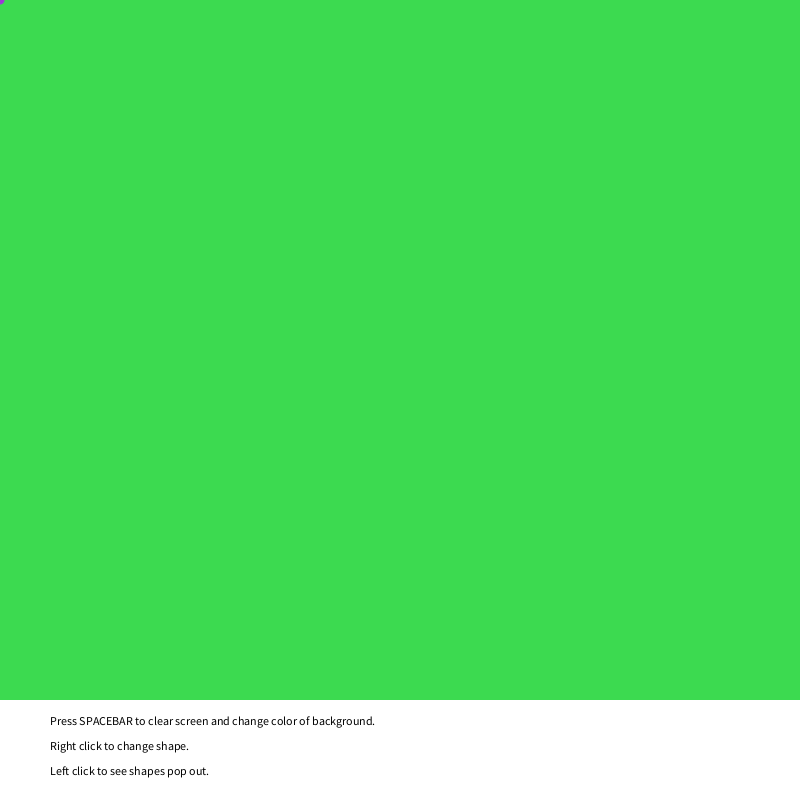
Frame 1 (no input)
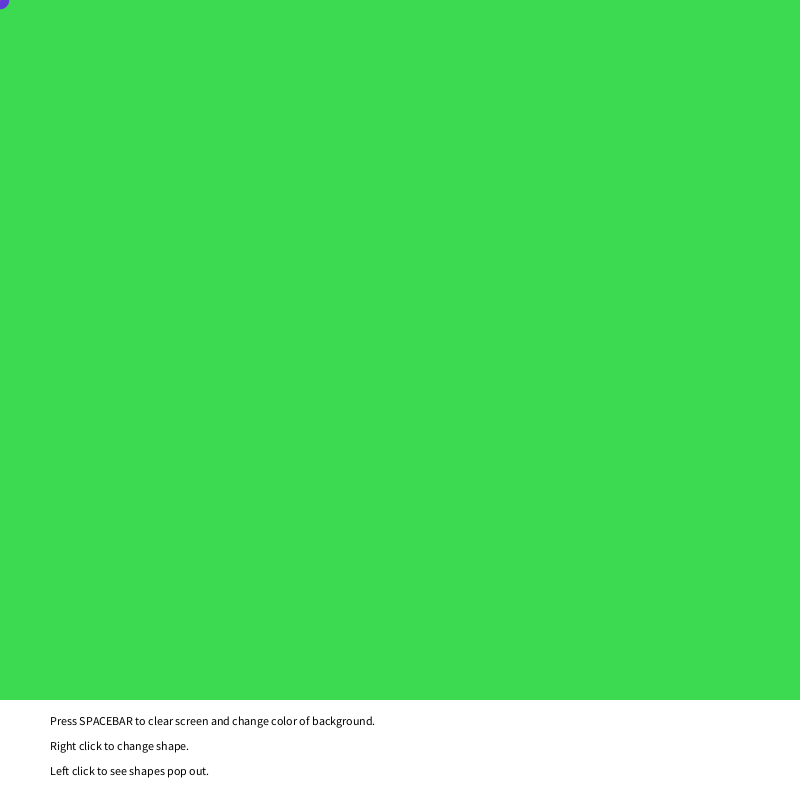
Frame 60 (the mouse pressed at the canvas centre just before this capture)
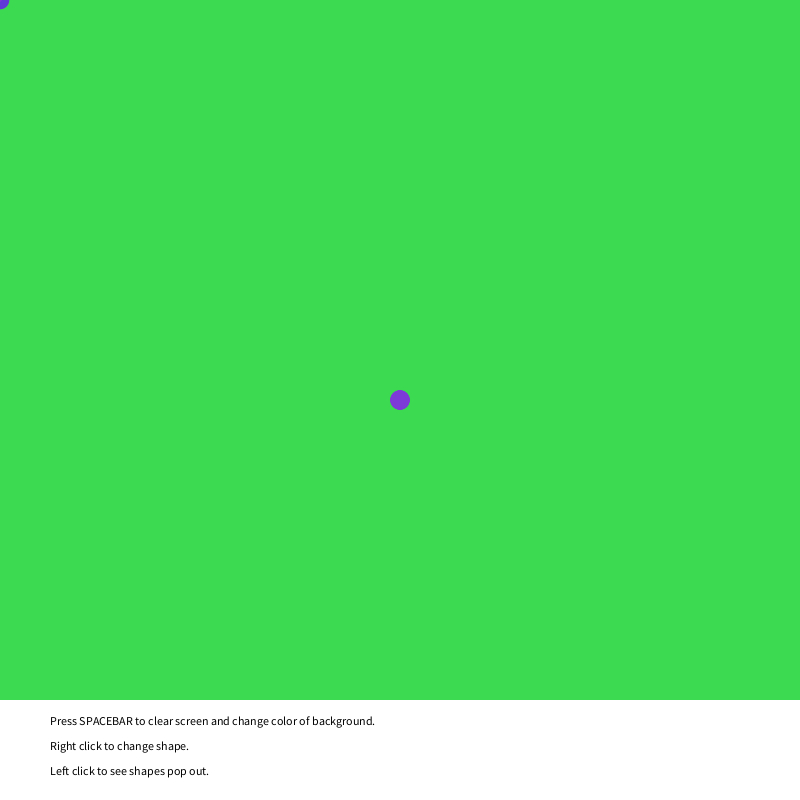
Frame 120 (the mouse held since frame 60 and released just before this capture)

The Processing sketch that drew these frames (run headless with seeded random() and noise(); from frame 60 on, the mouse is pressed at the canvas centre):

// Processing sketch: processing_37270
// ── processing_37270.pde

/*
 * Sketch Board
 */
float s=25;
float r=random(225), g=random(225), b=random(225);
boolean mouseRight=false, mouseLeft=false;


void setup()
{
  size(800, 800);
  noStroke();
  smooth();
  background(random(255), random(255), random(255));
}

void draw()
{
  changefill();
  grow();
  fill(r, g, b);
  ///////////////////////////////shape produced//////////////////////////////////////
  if (mouseRight) rect(mouseX-s/2, mouseY-s/2, s*1.5, s*1.5);

  else ellipse(mouseX, mouseY, s, s);

  //////////////////////////////////pop out//////////////////////////////////////////
  if (mouseLeft)
  {
    if (mouseRight)
    {
      fill(random(255), random(255), random(255));
      rect (mouseX-random(50), mouseY-random(50), s/2, s/2);

      fill(random(255), random(255), random(255));
      rect (mouseX+random(50), mouseY-random(50), s/2, s/2);

      fill(random(255), random(255), random(255));
      rect (mouseX-random(50), mouseY+random(50), s/2, s/2);

      fill(random(255), random(255), random(255));
      rect (mouseX+random(50), mouseY+random(50), s/2, s/2);
    }
    else 
    {
      fill(random(255), random(255), random(255));
      ellipse (mouseX-random(50), mouseY-random(50), s/2, s/2);

      fill(random(255), random(255), random(255));
      ellipse (mouseX+random(50), mouseY-random(50), s/2, s/2);

      fill(random(255), random(255), random(255));
      ellipse (mouseX-random(50), mouseY+random(50), s/2, s/2);

      fill(random(255), random(255), random(255));
      ellipse (mouseX+random(50), mouseY+random(50), s/2, s/2);
    }
  }
  /////////////////////////////////draw instruction box///////////////////////////////////////
  instructions();
}
//////////////////////////////////space bar to change background color////////////////////////
void keyPressed()
{
  if (key ==' ') background(random(255), random(255), random(255));
}
///////////////////////////////////////////////////////////////////////////////////////////////
void mousePressed()
{
  ///////////////////////////////////right click///////////////////////////////////
  if (mouseButton == RIGHT)
  {
    if (mouseRight) mouseRight=false;

    else mouseRight=true;
  }
  /////////////////////////////////left click///////////////////////////////////
  if (mouseButton == LEFT) mouseLeft=true;

}

void mouseReleased()
{
  if (mouseButton == LEFT) mouseLeft=false;
}


void changefill()
{
  ////////////////////////////////////red//////////////////////////////////////////
  if (mouseX < 400 && mouseY < 400) r=r+10;

  ///////////////////////////////////green//////////////////////////////////////////
  if (mouseX > 400 && mouseY < 400) g=g+10;

  ////////////////////////////////blue//////////////////////////////////////////////
  if (mouseX < 400 && mouseY > 400) b=b+10;

  println( r + "," + g + "," + b);
  println( mouseX +"," + mouseY);

  ////////////////////////////////all three colors//////////////////////////////////
  if (mouseX > 400 && mouseY > 400)
  {
    r=r+10;
    g=g+10;
    b=b+10;
  }
  /////////////////////////////////reset colors//////////////////////////////////////
  if (r > 255) r = random(225);
  if (g > 255) g = random(225);
  if (b > 255) b = random(225);
}
//////////////////////////////////size/////////////////////////////////////////////
void grow()
{
  s = random(20);
}
//////////////////////////////////instructions////////////////////////////////////
void instructions()
{
  fill(255);
  rect(0, 700, 800, 100); 
  fill(0);
  text("Press SPACEBAR to clear screen and change color of background.", 50, 725);
  text("Right click to change shape.", 50, 750);
  text("Left click to see shapes pop out.", 50, 775);
}
